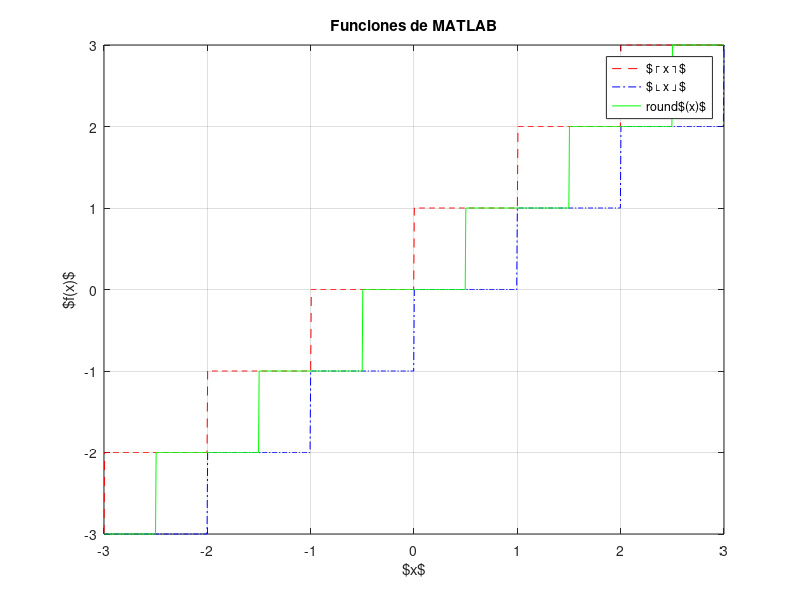
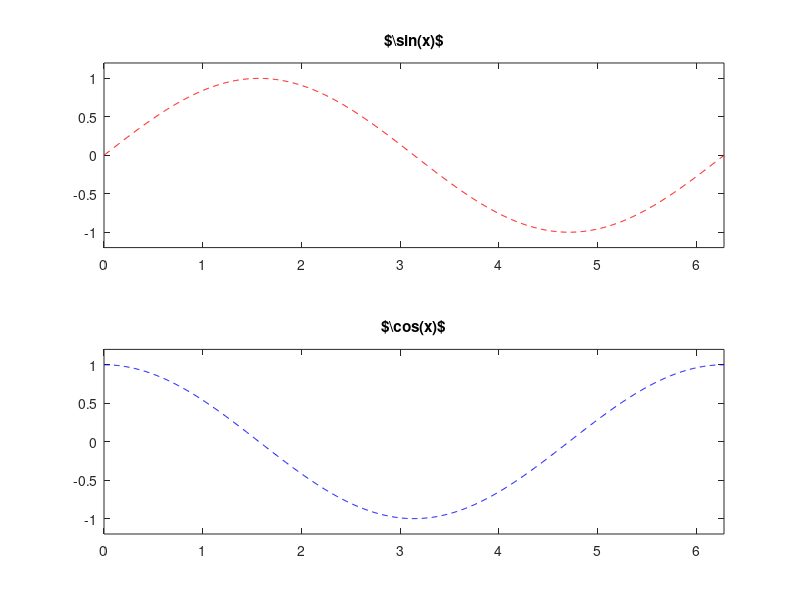

MATLAB code for these plots, in order:
% Macroeconomía dinámica 1 | ITAM | Primavera 2022
% Laboratorio 1
% Carlos Lezama
% Figuras y gráficas

x = linspace(-3, 3, 1000);

figure(1);
plot(x, ceil(x), '--r', x, floor(x), '-.b', x, round(x), '-g')
title('Funciones de MATLAB')
xlabel('$x$')
ylabel('$f(x)$')
legend('$\lceil x \rceil$', '$\lfloor x \rfloor$', 'round$(x)$')
grid on

x = linspace(0, 2 * pi, 1000);

figure(2);
subplot(2, 1, 1)
plot(x, sin(x), '--r')
title('$\sin(x)$')
axis([0, 2 * pi, -1.2, 1.2])
subplot(2, 1, 2)
plot(x, cos(x), '--b')
title('$\cos(x)$')
axis([0, 2 * pi, -1.2, 1.2])
